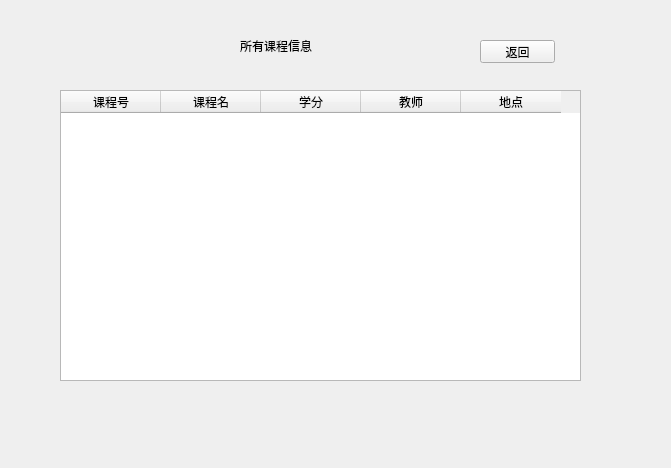
<?xml version="1.0" encoding="UTF-8"?>
<ui version="4.0">
 <class>allcourses</class>
 <widget class="QWidget" name="allcourses">
  <property name="geometry">
   <rect>
    <x>0</x>
    <y>0</y>
    <width>671</width>
    <height>468</height>
   </rect>
  </property>
  <property name="windowTitle">
   <string>Form</string>
  </property>
  <widget class="QLabel" name="label">
   <property name="geometry">
    <rect>
     <x>240</x>
     <y>30</y>
     <width>181</width>
     <height>31</height>
    </rect>
   </property>
   <property name="styleSheet">
    <string notr="true">font: 20pt &quot;Arial&quot;;</string>
   </property>
   <property name="text">
    <string>所有课程信息</string>
   </property>
  </widget>
  <widget class="QPushButton" name="backButton">
   <property name="geometry">
    <rect>
     <x>480</x>
     <y>40</y>
     <width>75</width>
     <height>23</height>
    </rect>
   </property>
   <property name="text">
    <string>返回</string>
   </property>
  </widget>
  <widget class="QTableWidget" name="tableWidget">
   <property name="geometry">
    <rect>
     <x>60</x>
     <y>90</y>
     <width>521</width>
     <height>291</height>
    </rect>
   </property>
   <column>
    <property name="text">
     <string>课程号</string>
    </property>
   </column>
   <column>
    <property name="text">
     <string>课程名</string>
    </property>
   </column>
   <column>
    <property name="text">
     <string>学分</string>
    </property>
   </column>
   <column>
    <property name="text">
     <string>教师</string>
    </property>
   </column>
   <column>
    <property name="text">
     <string>地点</string>
    </property>
   </column>
  </widget>
 </widget>
 <resources/>
 <connections/>
</ui>
